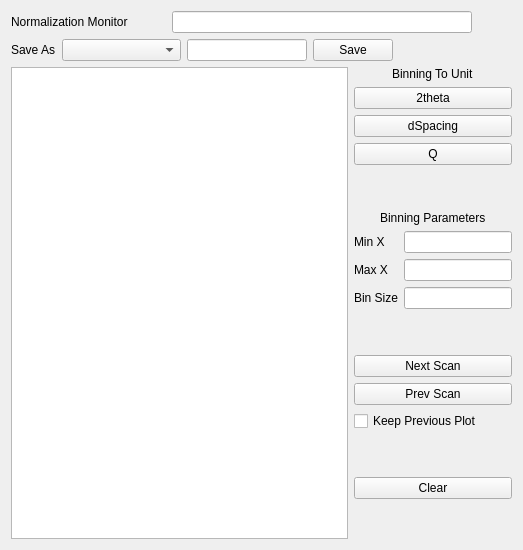
          <widget class="QWidget" name="tab">
           <attribute name="title">
            <string>Normalized</string>
           </attribute>
           <layout class="QGridLayout" name="gridLayout_2">
            <item row="0" column="0">
             <layout class="QVBoxLayout" name="verticalLayout_2">
              <item>
               <layout class="QHBoxLayout" name="horizontalLayout_3">
                <item>
                 <widget class="QLabel" name="label_normalizeMonitor">
                  <property name="sizePolicy">
                   <sizepolicy hsizetype="Fixed" vsizetype="Preferred">
                    <horstretch>0</horstretch>
                    <verstretch>0</verstretch>
                   </sizepolicy>
                  </property>
                  <property name="minimumSize">
                   <size>
                    <width>155</width>
                    <height>0</height>
                   </size>
                  </property>
                  <property name="text">
                   <string>Normalization Monitor</string>
                  </property>
                 </widget>
                </item>
                <item>
                 <widget class="QLineEdit" name="lineEdit_normalizeMonitor">
                  <property name="sizePolicy">
                   <sizepolicy hsizetype="Fixed" vsizetype="Fixed">
                    <horstretch>0</horstretch>
                    <verstretch>0</verstretch>
                   </sizepolicy>
                  </property>
                  <property name="minimumSize">
                   <size>
                    <width>300</width>
                    <height>0</height>
                   </size>
                  </property>
                 </widget>
                </item>
                <item>
                 <spacer name="horizontalSpacer_2">
                  <property name="orientation">
                   <enum>Qt::Horizontal</enum>
                  </property>
                  <property name="sizeType">
                   <enum>QSizePolicy::Expanding</enum>
                  </property>
                  <property name="sizeHint" stdset="0">
                   <size>
                    <width>40</width>
                    <height>20</height>
                   </size>
                  </property>
                 </spacer>
                </item>
               </layout>
              </item>
              <item>
               <layout class="QHBoxLayout" name="horizontalLayout_22">
                <item>
                 <widget class="QLabel" name="label_outputFormat">
                  <property name="text">
                   <string>Save As</string>
                  </property>
                 </widget>
                </item>
                <item>
                 <widget class="QComboBox" name="comboBox_outputFormat">
                  <property name="sizePolicy">
                   <sizepolicy hsizetype="Expanding" vsizetype="Fixed">
                    <horstretch>0</horstretch>
                    <verstretch>0</verstretch>
                   </sizepolicy>
                  </property>
                 </widget>
                </item>
                <item>
                 <widget class="QLineEdit" name="lineEdit_outputFileName"/>
                </item>
                <item>
                 <widget class="QPushButton" name="pushButton_saveData">
                  <property name="text">
                   <string>Save</string>
                  </property>
                 </widget>
                </item>
                <item>
                 <spacer name="horizontalSpacer_14">
                  <property name="orientation">
                   <enum>Qt::Horizontal</enum>
                  </property>
                  <property name="sizeHint" stdset="0">
                   <size>
                    <width>40</width>
                    <height>20</height>
                   </size>
                  </property>
                 </spacer>
                </item>
               </layout>
              </item>
              <item>
               <layout class="QHBoxLayout" name="horizontalLayout_5">
                <item>
                 <layout class="QGridLayout" name="gridLayout_reductionView">
                  <item row="0" column="0">
                   <widget class="MplFigureCanvas" name="graphicsView_reducedData">
                    <property name="sizePolicy">
                     <sizepolicy hsizetype="Expanding" vsizetype="Expanding">
                      <horstretch>0</horstretch>
                      <verstretch>0</verstretch>
                     </sizepolicy>
                    </property>
                   </widget>
                  </item>
                 </layout>
                </item>
                <item>
                 <layout class="QVBoxLayout" name="verticalLayout_3">
                  <item>
                   <layout class="QHBoxLayout" name="horizontalLayout_6">
                    <item>
                     <widget class="QLabel" name="label_18">
                      <property name="sizePolicy">
                       <sizepolicy hsizetype="Fixed" vsizetype="Preferred">
                        <horstretch>0</horstretch>
                        <verstretch>0</verstretch>
                       </sizepolicy>
                      </property>
                      <property name="text">
                       <string>Binning To Unit</string>
                      </property>
                     </widget>
                    </item>
                   </layout>
                  </item>
                  <item>
                   <widget class="QPushButton" name="pushButton_unit2theta">
                    <property name="text">
                     <string>2theta</string>
                    </property>
                   </widget>
                  </item>
                  <item>
                   <widget class="QPushButton" name="pushButton_unitD">
                    <property name="text">
                     <string>dSpacing</string>
                    </property>
                   </widget>
                  </item>
                  <item>
                   <widget class="QPushButton" name="pushButton_unitQ">
                    <property name="text">
                     <string>Q</string>
                    </property>
                   </widget>
                  </item>
                  <item>
                   <spacer name="verticalSpacer_6">
                    <property name="orientation">
                     <enum>Qt::Vertical</enum>
                    </property>
                    <property name="sizeType">
                     <enum>QSizePolicy::Preferred</enum>
                    </property>
                    <property name="sizeHint" stdset="0">
                     <size>
                      <width>20</width>
                      <height>40</height>
                     </size>
                    </property>
                   </spacer>
                  </item>
                  <item>
                   <layout class="QHBoxLayout" name="horizontalLayout_27">
                    <item>
                     <widget class="QLabel" name="label_19">
                      <property name="sizePolicy">
                       <sizepolicy hsizetype="Fixed" vsizetype="Preferred">
                        <horstretch>0</horstretch>
                        <verstretch>0</verstretch>
                       </sizepolicy>
                      </property>
                      <property name="text">
                       <string>Binning Parameters</string>
                      </property>
                     </widget>
                    </item>
                   </layout>
                  </item>
                  <item>
                   <layout class="QHBoxLayout" name="horizontalLayout_26">
                    <item>
                     <widget class="QLabel" name="label_xmin">
                      <property name="sizePolicy">
                       <sizepolicy hsizetype="Preferred" vsizetype="Fixed">
                        <horstretch>0</horstretch>
                        <verstretch>0</verstretch>
                       </sizepolicy>
                      </property>
                      <property name="text">
                       <string>Min X</string>
                      </property>
                     </widget>
                    </item>
                    <item>
                     <widget class="QLineEdit" name="lineEdit_xmin">
                      <property name="enabled">
                       <bool>true</bool>
                      </property>
                      <property name="sizePolicy">
                       <sizepolicy hsizetype="Minimum" vsizetype="Fixed">
                        <horstretch>0</horstretch>
                        <verstretch>0</verstretch>
                       </sizepolicy>
                      </property>
                      <property name="minimumSize">
                       <size>
                        <width>10</width>
                        <height>0</height>
                       </size>
                      </property>
                     </widget>
                    </item>
                   </layout>
                  </item>
                  <item>
                   <layout class="QHBoxLayout" name="horizontalLayout_28">
                    <item>
                     <widget class="QLabel" name="label_xmax_2">
                      <property name="sizePolicy">
                       <sizepolicy hsizetype="Minimum" vsizetype="Fixed">
                        <horstretch>0</horstretch>
                        <verstretch>0</verstretch>
                       </sizepolicy>
                      </property>
                      <property name="text">
                       <string>Max X</string>
                      </property>
                     </widget>
                    </item>
                    <item>
                     <widget class="QLineEdit" name="lineEdit_xmax">
                      <property name="sizePolicy">
                       <sizepolicy hsizetype="Minimum" vsizetype="Fixed">
                        <horstretch>0</horstretch>
                        <verstretch>0</verstretch>
                       </sizepolicy>
                      </property>
                      <property name="minimumSize">
                       <size>
                        <width>10</width>
                        <height>0</height>
                       </size>
                      </property>
                     </widget>
                    </item>
                   </layout>
                  </item>
                  <item>
                   <layout class="QHBoxLayout" name="horizontalLayout_29">
                    <item>
                     <widget class="QLabel" name="label_binsize">
                      <property name="sizePolicy">
                       <sizepolicy hsizetype="Preferred" vsizetype="Fixed">
                        <horstretch>0</horstretch>
                        <verstretch>0</verstretch>
                       </sizepolicy>
                      </property>
                      <property name="text">
                       <string>Bin Size</string>
                      </property>
                     </widget>
                    </item>
                    <item>
                     <widget class="QLineEdit" name="lineEdit_binsize">
                      <property name="sizePolicy">
                       <sizepolicy hsizetype="Minimum" vsizetype="Fixed">
                        <horstretch>0</horstretch>
                        <verstretch>0</verstretch>
                       </sizepolicy>
                      </property>
                      <property name="minimumSize">
                       <size>
                        <width>10</width>
                        <height>0</height>
                       </size>
                      </property>
                     </widget>
                    </item>
                   </layout>
                  </item>
                  <item>
                   <spacer name="verticalSpacer">
                    <property name="orientation">
                     <enum>Qt::Vertical</enum>
                    </property>
                    <property name="sizeType">
                     <enum>QSizePolicy::Preferred</enum>
                    </property>
                    <property name="sizeHint" stdset="0">
                     <size>
                      <width>20</width>
                      <height>40</height>
                     </size>
                    </property>
                   </spacer>
                  </item>
                  <item>
                   <widget class="QPushButton" name="pushButton_nextScan">
                    <property name="text">
                     <string>Next Scan</string>
                    </property>
                   </widget>
                  </item>
                  <item>
                   <widget class="QPushButton" name="pushButton_prevScan">
                    <property name="text">
                     <string>Prev Scan</string>
                    </property>
                   </widget>
                  </item>
                  <item>
                   <widget class="QCheckBox" name="checkBox_clearPrevious">
                    <property name="text">
                     <string>Keep Previous Plot</string>
                    </property>
                   </widget>
                  </item>
                  <item>
                   <spacer name="verticalSpacer_20">
                    <property name="orientation">
                     <enum>Qt::Vertical</enum>
                    </property>
                    <property name="sizeType">
                     <enum>QSizePolicy::Preferred</enum>
                    </property>
                    <property name="sizeHint" stdset="0">
                     <size>
                      <width>20</width>
                      <height>40</height>
                     </size>
                    </property>
                   </spacer>
                  </item>
                  <item>
                   <widget class="QPushButton" name="pushButton_clearTab2Canvas">
                    <property name="toolTip">
                     <string>&lt;html&gt;&lt;head/&gt;&lt;body&gt;&lt;p&gt;Clear canvas&lt;/p&gt;&lt;/body&gt;&lt;/html&gt;</string>
                    </property>
                    <property name="text">
                     <string>Clear</string>
                    </property>
                   </widget>
                  </item>
                  <item>
                   <spacer name="verticalSpacer_3">
                    <property name="orientation">
                     <enum>Qt::Vertical</enum>
                    </property>
                    <property name="sizeType">
                     <enum>QSizePolicy::Expanding</enum>
                    </property>
                    <property name="sizeHint" stdset="0">
                     <size>
                      <width>20</width>
                      <height>40</height>
                     </size>
                    </property>
                   </spacer>
                  </item>
                 </layout>
                </item>
               </layout>
              </item>
             </layout>
            </item>
           </layout>
          </widget>
